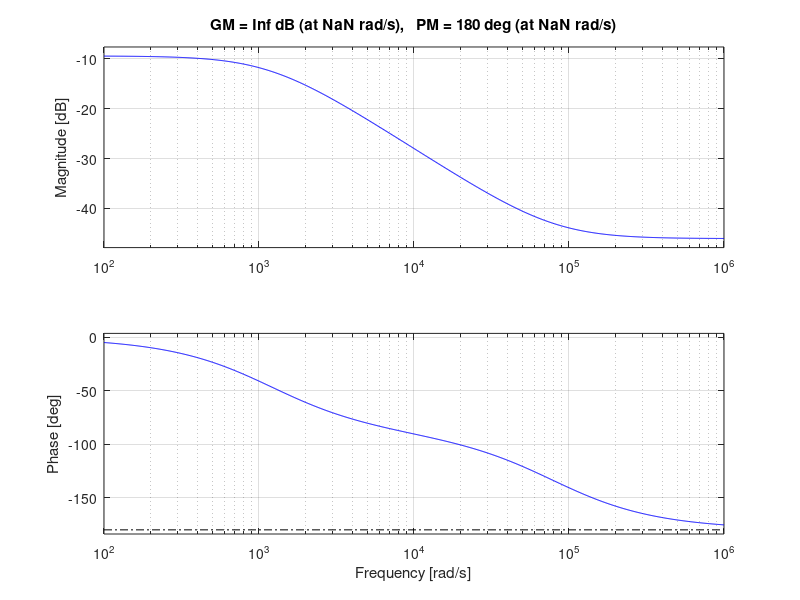
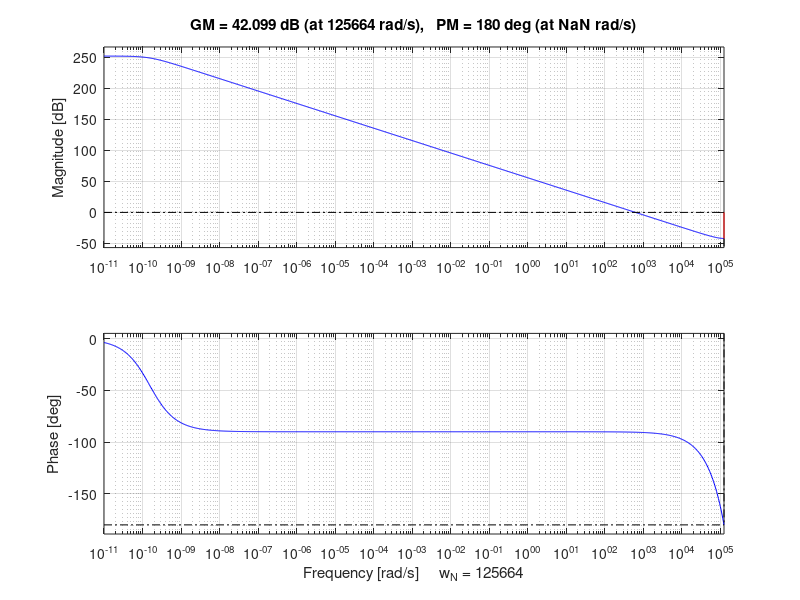

Source code (MATLAB) for these figures, in order:
clear, close all, clc;

% dSpace Lab Project
%% SimScape Simulation and Motor Parameters:
% A report must be made containing:
% Measurement of DC-motor parameters and comparision with datasheet
% Deriving the DC-motor transfer function
% Simulation of the system without controller (PWM, H-bridge, motor)
% Comparing transfer function with simulation
% Design minimum two controllers, compare and comment on pros and cons.
% Implement the two controllers in dSpace, and compare with simulation.

% The simulation will be performed in SimScape (see dSpaceLab.slx)

% The datasheet's DC-motor parameters:
Ke = 0.0365; % [Vs/rad]
Ra = 2.96; % [Ohm]
La = 0.00251; % [H]
Kv = 2.6*10^-6; % [Nms/rad]
Jr = 4.2*10^-6; % [kg m^2]
Tf = 0.0042; % [Nm]

% Ideas on how to measure:
% Ra: Apply known voltage at known rotation. R = (V-Ke*rads)/I
% La: Use an LCR meter
% Ke: Rotate at known speed and measure the winding voltage
% Kv: When using steady-state values, Kv = Ke * di/dw (d = delta)
% Jr: Apply a known torque, measure the acceleration (J = t/a)
% Tf?: Find lowest voltage that doesn't make the motor rotate?

% Measurements:
% Frequencies [100 Hz, 120 Hz, 1 kHz, 10 kHz, 100 kHz]
% La = [2.742e-3, 2.82e-3, 2.637e-3, 2.126e-3, 1.536e-3]
% Ra = 
% Ke =
% Kv = 
% Jr = 
% Extra inertia load on setup
JL = 0.001; % [kg m^2]

% Resistor for load motor
RL = 10;

% For simulation
Vin = 24;
D = 0.5;
R_fet = 0.01; % [Ohm]
G_fet = 1e-8; % [1/Ohm]

%% Controller Design:
% A digital PI controller will be designed in two different ways.
% The DC motor system to be controlled has the transfer function:
G_DC = tf([1], [La Ra]);

% The switching frequency is
f_sw = 1000;

% The sampling frequency is
f_s = 40000;
T_s = 1/f_s;

% A higher cross-frequency will mostly result in better control, but is
% also more difficult to attain. For testing, the following is used:
f_c = 100;
w_c = 2*pi*f_c;

% The DC motor model is mapped into the discrete domain and ZOH'd:
G_DC_d = c2d(G_DC, T_s);
G_DC_zoh = d2c(G_DC_d, 'Tustin');
figure(1)
[gain, phase] = bode(G_DC_zoh, w_c);
margin(G_DC_zoh)

% This model is then used for designing the two controllers. These are
% first designed in the continuous domain, and then later mapped.


% First the PI Controller:
% Proportional gain is adjusted to hit the cross-frequency.
kp = 1/gain;

% The integrator is then designed.
ki = 1; % Gain should not impact system
tau_i = La/Ra; % If they are accurate, this is good. Else try wi = wc/10.
%tau_i = 1/(w_c/10);

% The transfer function is thus
D_pi_num_s = (ki*[tau_i 1]);
D_pi_den_s = [tau_i 0];
D_pi_s = tf(D_pi_num_s, D_pi_den_s);

% Re-calculate gain for accuracy
[gain, phase] = bode(kp*D_pi_s*G_DC_zoh, w_c);
kp = kp * 1/gain;
D_pi_s = D_pi_s * kp;

% Which is mapped into the discrete domain
D_pi_z = c2d(D_pi_s, T_s, 'Tustin');

figure(2)
margin(G_DC_d*D_pi_z)

% PI Controller values for Simulink:
Kp_pi = kp;
Ki_pi = ki/tau_i;
